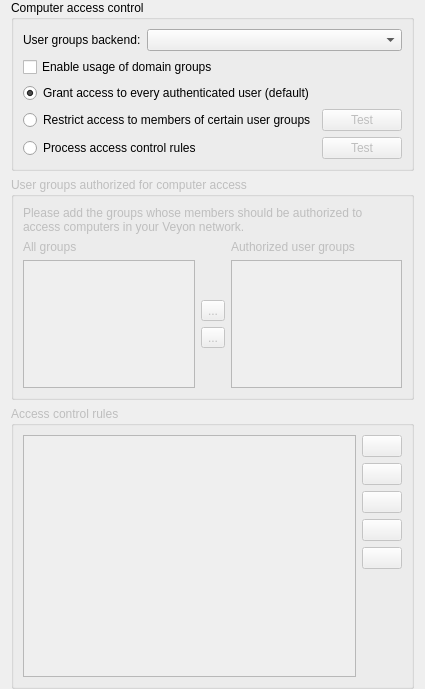
<?xml version="1.0" encoding="UTF-8"?>
<ui version="4.0">
 <class>AccessControlPage</class>
 <widget class="QWidget" name="AccessControlPage">
  <property name="windowTitle">
   <string notr="true">Form</string>
  </property>
  <layout class="QVBoxLayout" name="verticalLayout">
   <property name="topMargin">
    <number>0</number>
   </property>
   <property name="bottomMargin">
    <number>0</number>
   </property>
   <item>
    <widget class="QGroupBox" name="groupBox_19">
     <property name="title">
      <string>Computer access control</string>
     </property>
     <layout class="QGridLayout" name="gridLayout" columnstretch="1,0">
      <item row="3" column="0">
       <widget class="QRadioButton" name="isAccessRestrictedToUserGroups">
        <property name="text">
         <string>Restrict access to members of certain user groups</string>
        </property>
        <attribute name="buttonGroup">
         <string notr="true">accessControlModeGroup</string>
        </attribute>
       </widget>
      </item>
      <item row="0" column="0" colspan="2">
       <layout class="QHBoxLayout" name="horizontalLayout" stretch="0,1">
        <item>
         <widget class="QLabel" name="label">
          <property name="text">
           <string>User groups backend:</string>
          </property>
         </widget>
        </item>
        <item>
         <widget class="QComboBox" name="accessControlUserGroupsBackend"/>
        </item>
       </layout>
      </item>
      <item row="3" column="1">
       <widget class="QPushButton" name="testUserGroupsAccessControlButton">
        <property name="enabled">
         <bool>false</bool>
        </property>
        <property name="text">
         <string>Test</string>
        </property>
        <property name="icon">
         <iconset resource="../../core/resources/core.qrc">
          <normaloff>:/core/dialog-ok-apply.png</normaloff>:/core/dialog-ok-apply.png</iconset>
        </property>
       </widget>
      </item>
      <item row="4" column="0">
       <widget class="QRadioButton" name="isAccessControlRulesProcessingEnabled">
        <property name="text">
         <string>Process access control rules</string>
        </property>
        <attribute name="buttonGroup">
         <string notr="true">accessControlModeGroup</string>
        </attribute>
       </widget>
      </item>
      <item row="4" column="1">
       <widget class="QPushButton" name="testAccessControlRulesButton">
        <property name="enabled">
         <bool>false</bool>
        </property>
        <property name="text">
         <string>Test</string>
        </property>
        <property name="icon">
         <iconset resource="../../core/resources/core.qrc">
          <normaloff>:/core/dialog-ok-apply.png</normaloff>:/core/dialog-ok-apply.png</iconset>
        </property>
       </widget>
      </item>
      <item row="2" column="0">
       <widget class="QRadioButton" name="skipAccessControl">
        <property name="text">
         <string>Grant access to every authenticated user (default)</string>
        </property>
        <property name="checked">
         <bool>true</bool>
        </property>
        <attribute name="buttonGroup">
         <string notr="true">accessControlModeGroup</string>
        </attribute>
       </widget>
      </item>
      <item row="1" column="0" colspan="2">
       <widget class="QCheckBox" name="domainGroupsForAccessControlEnabled">
        <property name="text">
         <string>Enable usage of domain groups</string>
        </property>
       </widget>
      </item>
     </layout>
    </widget>
   </item>
   <item>
    <widget class="QGroupBox" name="groupBox">
     <property name="enabled">
      <bool>false</bool>
     </property>
     <property name="title">
      <string>User groups authorized for computer access</string>
     </property>
     <layout class="QGridLayout" name="gridLayout_18">
      <item row="2" column="0">
       <widget class="QListWidget" name="allGroupsList">
        <property name="sizeAdjustPolicy">
         <enum>QAbstractScrollArea::AdjustToContents</enum>
        </property>
        <property name="sortingEnabled">
         <bool>true</bool>
        </property>
       </widget>
      </item>
      <item row="0" column="0" colspan="3">
       <widget class="QLabel" name="label_40">
        <property name="text">
         <string>Please add the groups whose members should be authorized to access computers in your Veyon network.</string>
        </property>
        <property name="wordWrap">
         <bool>true</bool>
        </property>
       </widget>
      </item>
      <item row="1" column="2">
       <widget class="QLabel" name="authorizedUserGroups">
        <property name="text">
         <string>Authorized user groups</string>
        </property>
       </widget>
      </item>
      <item row="2" column="2">
       <widget class="QListWidget" name="accessGroupsList">
        <property name="sizeAdjustPolicy">
         <enum>QAbstractScrollArea::AdjustToContents</enum>
        </property>
        <property name="sortingEnabled">
         <bool>true</bool>
        </property>
       </widget>
      </item>
      <item row="1" column="0">
       <widget class="QLabel" name="label_42">
        <property name="text">
         <string>All groups</string>
        </property>
       </widget>
      </item>
      <item row="2" column="1">
       <layout class="QVBoxLayout" name="verticalLayout_18">
        <item>
         <spacer name="verticalSpacer_15">
          <property name="orientation">
           <enum>Qt::Vertical</enum>
          </property>
          <property name="sizeHint" stdset="0">
           <size>
            <width>20</width>
            <height>40</height>
           </size>
          </property>
         </spacer>
        </item>
        <item>
         <widget class="QToolButton" name="addAccessGroupButton">
          <property name="text">
           <string>...</string>
          </property>
          <property name="icon">
           <iconset resource="../resources/configurator.qrc">
            <normaloff>:/configurator/go-next.png</normaloff>:/configurator/go-next.png</iconset>
          </property>
         </widget>
        </item>
        <item>
         <widget class="QToolButton" name="removeAccessGroupButton">
          <property name="text">
           <string>...</string>
          </property>
          <property name="icon">
           <iconset resource="../resources/configurator.qrc">
            <normaloff>:/configurator/go-previous.png</normaloff>:/configurator/go-previous.png</iconset>
          </property>
         </widget>
        </item>
        <item>
         <spacer name="verticalSpacer_16">
          <property name="orientation">
           <enum>Qt::Vertical</enum>
          </property>
          <property name="sizeHint" stdset="0">
           <size>
            <width>20</width>
            <height>40</height>
           </size>
          </property>
         </spacer>
        </item>
       </layout>
      </item>
     </layout>
    </widget>
   </item>
   <item>
    <widget class="QGroupBox" name="groupBox_2">
     <property name="enabled">
      <bool>false</bool>
     </property>
     <property name="title">
      <string>Access control rules</string>
     </property>
     <layout class="QGridLayout" name="gridLayout_23">
      <item row="6" column="1">
       <spacer name="verticalSpacer_12">
        <property name="orientation">
         <enum>Qt::Vertical</enum>
        </property>
        <property name="sizeHint" stdset="0">
         <size>
          <width>20</width>
          <height>88</height>
         </size>
        </property>
       </spacer>
      </item>
      <item row="3" column="1">
       <widget class="QPushButton" name="moveAccessControlRuleUpButton">
        <property name="toolTip">
         <string>Move selected rule up</string>
        </property>
        <property name="text">
         <string/>
        </property>
        <property name="icon">
         <iconset resource="../resources/configurator.qrc">
          <normaloff>:/configurator/go-up.png</normaloff>:/configurator/go-up.png</iconset>
        </property>
       </widget>
      </item>
      <item row="2" column="1">
       <widget class="QPushButton" name="editAccessControlRuleButton">
        <property name="toolTip">
         <string>Edit selected rule</string>
        </property>
        <property name="text">
         <string/>
        </property>
        <property name="icon">
         <iconset resource="../resources/configurator.qrc">
          <normaloff>:/configurator/document-edit.png</normaloff>:/configurator/document-edit.png</iconset>
        </property>
       </widget>
      </item>
      <item row="0" column="1">
       <widget class="QPushButton" name="addAccessControlRuleButton">
        <property name="toolTip">
         <string>Add access control rule</string>
        </property>
        <property name="text">
         <string/>
        </property>
        <property name="icon">
         <iconset resource="../../core/resources/core.qrc">
          <normaloff>:/core/list-add.png</normaloff>:/core/list-add.png</iconset>
        </property>
       </widget>
      </item>
      <item row="1" column="1">
       <widget class="QPushButton" name="removeAccessControlRule">
        <property name="toolTip">
         <string>Remove access control rule</string>
        </property>
        <property name="text">
         <string/>
        </property>
        <property name="icon">
         <iconset resource="../../core/resources/core.qrc">
          <normaloff>:/core/edit-delete.png</normaloff>:/core/edit-delete.png</iconset>
        </property>
       </widget>
      </item>
      <item row="0" column="0" rowspan="7">
       <widget class="QListView" name="accessControlRulesView">
        <property name="sizeAdjustPolicy">
         <enum>QAbstractScrollArea::AdjustToContents</enum>
        </property>
        <property name="editTriggers">
         <set>QAbstractItemView::NoEditTriggers</set>
        </property>
       </widget>
      </item>
      <item row="4" column="1">
       <widget class="QPushButton" name="moveAccessControlRuleDownButton">
        <property name="toolTip">
         <string>Move selected rule down</string>
        </property>
        <property name="text">
         <string/>
        </property>
        <property name="icon">
         <iconset resource="../resources/configurator.qrc">
          <normaloff>:/configurator/go-down.png</normaloff>:/configurator/go-down.png</iconset>
        </property>
       </widget>
      </item>
      <item row="5" column="1">
       <widget class="QLabel" name="accessControlRules">
        <property name="text">
         <string/>
        </property>
       </widget>
      </item>
     </layout>
    </widget>
   </item>
  </layout>
 </widget>
 <tabstops>
  <tabstop>skipAccessControl</tabstop>
  <tabstop>isAccessRestrictedToUserGroups</tabstop>
  <tabstop>isAccessControlRulesProcessingEnabled</tabstop>
  <tabstop>testUserGroupsAccessControlButton</tabstop>
  <tabstop>testAccessControlRulesButton</tabstop>
  <tabstop>allGroupsList</tabstop>
  <tabstop>addAccessGroupButton</tabstop>
  <tabstop>removeAccessGroupButton</tabstop>
  <tabstop>accessGroupsList</tabstop>
  <tabstop>accessControlRulesView</tabstop>
  <tabstop>addAccessControlRuleButton</tabstop>
  <tabstop>removeAccessControlRule</tabstop>
  <tabstop>editAccessControlRuleButton</tabstop>
  <tabstop>moveAccessControlRuleUpButton</tabstop>
  <tabstop>moveAccessControlRuleDownButton</tabstop>
 </tabstops>
 <resources>
  <include location="../../core/resources/core.qrc"/>
  <include location="../resources/configurator.qrc"/>
 </resources>
 <connections>
  <connection>
   <sender>addAccessGroupButton</sender>
   <signal>clicked()</signal>
   <receiver>AccessControlPage</receiver>
   <slot>addAccessGroup()</slot>
   <hints>
    <hint type="sourcelabel">
     <x>494</x>
     <y>412</y>
    </hint>
    <hint type="destinationlabel">
     <x>494</x>
     <y>404</y>
    </hint>
   </hints>
  </connection>
  <connection>
   <sender>removeAccessGroupButton</sender>
   <signal>clicked()</signal>
   <receiver>AccessControlPage</receiver>
   <slot>removeAccessGroup()</slot>
   <hints>
    <hint type="sourcelabel">
     <x>494</x>
     <y>455</y>
    </hint>
    <hint type="destinationlabel">
     <x>494</x>
     <y>404</y>
    </hint>
   </hints>
  </connection>
  <connection>
   <sender>addAccessControlRuleButton</sender>
   <signal>clicked()</signal>
   <receiver>AccessControlPage</receiver>
   <slot>addAccessControlRule()</slot>
   <hints>
    <hint type="sourcelabel">
     <x>935</x>
     <y>580</y>
    </hint>
    <hint type="destinationlabel">
     <x>494</x>
     <y>404</y>
    </hint>
   </hints>
  </connection>
  <connection>
   <sender>removeAccessControlRule</sender>
   <signal>clicked()</signal>
   <receiver>AccessControlPage</receiver>
   <slot>removeAccessControlRule()</slot>
   <hints>
    <hint type="sourcelabel">
     <x>935</x>
     <y>622</y>
    </hint>
    <hint type="destinationlabel">
     <x>494</x>
     <y>404</y>
    </hint>
   </hints>
  </connection>
  <connection>
   <sender>editAccessControlRuleButton</sender>
   <signal>clicked()</signal>
   <receiver>AccessControlPage</receiver>
   <slot>editAccessControlRule()</slot>
   <hints>
    <hint type="sourcelabel">
     <x>935</x>
     <y>665</y>
    </hint>
    <hint type="destinationlabel">
     <x>494</x>
     <y>404</y>
    </hint>
   </hints>
  </connection>
  <connection>
   <sender>moveAccessControlRuleDownButton</sender>
   <signal>clicked()</signal>
   <receiver>AccessControlPage</receiver>
   <slot>moveAccessControlRuleDown()</slot>
   <hints>
    <hint type="sourcelabel">
     <x>935</x>
     <y>749</y>
    </hint>
    <hint type="destinationlabel">
     <x>494</x>
     <y>404</y>
    </hint>
   </hints>
  </connection>
  <connection>
   <sender>moveAccessControlRuleUpButton</sender>
   <signal>clicked()</signal>
   <receiver>AccessControlPage</receiver>
   <slot>moveAccessControlRuleUp()</slot>
   <hints>
    <hint type="sourcelabel">
     <x>935</x>
     <y>707</y>
    </hint>
    <hint type="destinationlabel">
     <x>494</x>
     <y>404</y>
    </hint>
   </hints>
  </connection>
  <connection>
   <sender>isAccessRestrictedToUserGroups</sender>
   <signal>toggled(bool)</signal>
   <receiver>groupBox</receiver>
   <slot>setEnabled(bool)</slot>
   <hints>
    <hint type="sourcelabel">
     <x>494</x>
     <y>114</y>
    </hint>
    <hint type="destinationlabel">
     <x>494</x>
     <y>354</y>
    </hint>
   </hints>
  </connection>
  <connection>
   <sender>isAccessControlRulesProcessingEnabled</sender>
   <signal>toggled(bool)</signal>
   <receiver>groupBox_2</receiver>
   <slot>setEnabled(bool)</slot>
   <hints>
    <hint type="sourcelabel">
     <x>494</x>
     <y>160</y>
    </hint>
    <hint type="destinationlabel">
     <x>494</x>
     <y>660</y>
    </hint>
   </hints>
  </connection>
  <connection>
   <sender>accessControlRulesView</sender>
   <signal>doubleClicked(QModelIndex)</signal>
   <receiver>AccessControlPage</receiver>
   <slot>editAccessControlRule()</slot>
   <hints>
    <hint type="sourcelabel">
     <x>331</x>
     <y>791</y>
    </hint>
    <hint type="destinationlabel">
     <x>983</x>
     <y>527</y>
    </hint>
   </hints>
  </connection>
  <connection>
   <sender>testUserGroupsAccessControlButton</sender>
   <signal>clicked()</signal>
   <receiver>AccessControlPage</receiver>
   <slot>testUserGroupsAccessControl()</slot>
   <hints>
    <hint type="sourcelabel">
     <x>920</x>
     <y>118</y>
    </hint>
    <hint type="destinationlabel">
     <x>986</x>
     <y>114</y>
    </hint>
   </hints>
  </connection>
  <connection>
   <sender>testAccessControlRulesButton</sender>
   <signal>clicked()</signal>
   <receiver>AccessControlPage</receiver>
   <slot>testAccessControlRules()</slot>
   <hints>
    <hint type="sourcelabel">
     <x>933</x>
     <y>167</y>
    </hint>
    <hint type="destinationlabel">
     <x>984</x>
     <y>162</y>
    </hint>
   </hints>
  </connection>
  <connection>
   <sender>isAccessRestrictedToUserGroups</sender>
   <signal>toggled(bool)</signal>
   <receiver>testUserGroupsAccessControlButton</receiver>
   <slot>setEnabled(bool)</slot>
   <hints>
    <hint type="sourcelabel">
     <x>447</x>
     <y>116</y>
    </hint>
    <hint type="destinationlabel">
     <x>914</x>
     <y>116</y>
    </hint>
   </hints>
  </connection>
  <connection>
   <sender>isAccessControlRulesProcessingEnabled</sender>
   <signal>toggled(bool)</signal>
   <receiver>testAccessControlRulesButton</receiver>
   <slot>setEnabled(bool)</slot>
   <hints>
    <hint type="sourcelabel">
     <x>447</x>
     <y>166</y>
    </hint>
    <hint type="destinationlabel">
     <x>914</x>
     <y>166</y>
    </hint>
   </hints>
  </connection>
  <connection>
   <sender>allGroupsList</sender>
   <signal>doubleClicked(QModelIndex)</signal>
   <receiver>AccessControlPage</receiver>
   <slot>addAccessGroup()</slot>
   <hints>
    <hint type="sourcelabel">
     <x>181</x>
     <y>464</y>
    </hint>
    <hint type="destinationlabel">
     <x>357</x>
     <y>484</y>
    </hint>
   </hints>
  </connection>
  <connection>
   <sender>accessGroupsList</sender>
   <signal>doubleClicked(QModelIndex)</signal>
   <receiver>AccessControlPage</receiver>
   <slot>removeAccessGroup()</slot>
   <hints>
    <hint type="sourcelabel">
     <x>534</x>
     <y>464</y>
    </hint>
    <hint type="destinationlabel">
     <x>357</x>
     <y>484</y>
    </hint>
   </hints>
  </connection>
 </connections>
 <slots>
  <slot>addAccessGroup()</slot>
  <slot>removeAccessGroup()</slot>
  <slot>addAccessControlRule()</slot>
  <slot>removeAccessControlRule()</slot>
  <slot>editAccessControlRule()</slot>
  <slot>moveAccessControlRuleUp()</slot>
  <slot>moveAccessControlRuleDown()</slot>
  <slot>testAccessControlRules()</slot>
  <slot>testUserGroupsAccessControl()</slot>
 </slots>
 <buttongroups>
  <buttongroup name="accessControlModeGroup"/>
 </buttongroups>
</ui>
